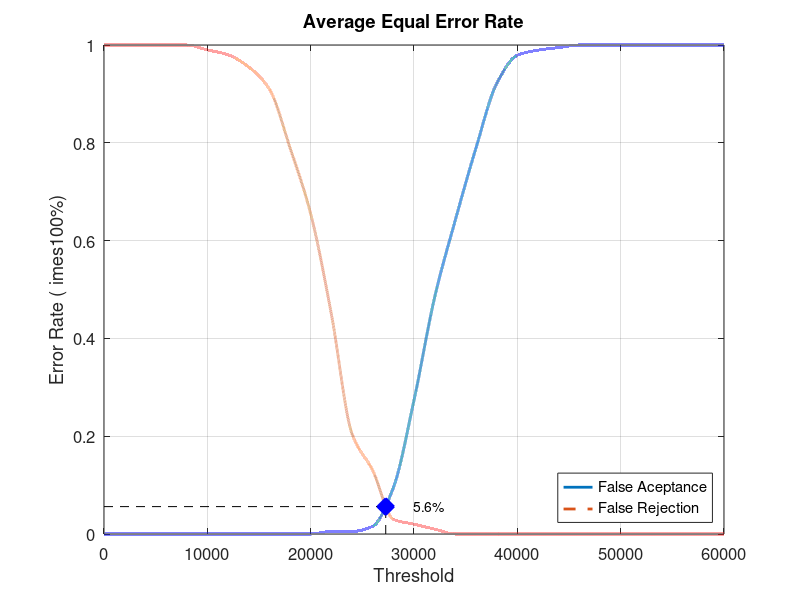
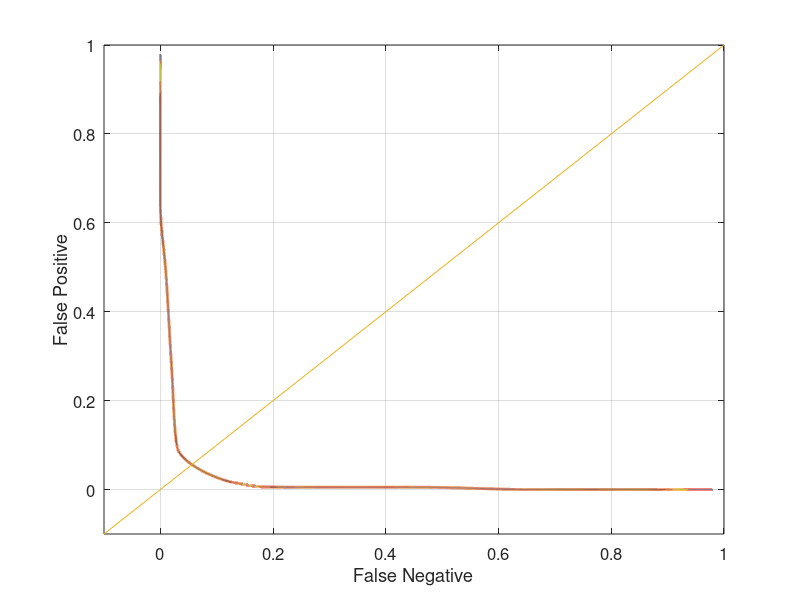

MATLAB code for these plots, in order:
close all;
clear;
clc;
x = 0:2000:60000;
xq = 0:0.5:60000;

y0 = [0 0 0 0 0 0 0 0 0 0 0 0.00526316 0.00526316 0.0157895 0.0947368 0.273684 0.484211 0.642105 0.789474 0.921053 0.978947 0.989474 0.994737 1 1 1 1 1 1 1 1]
yy0 = interp1(x, y0, xq, 'pchip');
y1 = [1 1 1 1 1 0.99 0.98 0.955 0.91 0.79 0.655 0.45 0.205 0.13 0.03 0.02 0.01 0 0 0 0 0 0 0 0 0 0 0 0 0 0]
yy1 = interp1(x, y1, xq, 'pchip');

% Calculating EER: 
y2 = abs(y0 - y1);
find(y2 == min(y2))
yy2 = abs(yy0 - yy1);
xEER = find(yy2 == min(yy2));
xEERIndex = xq(xEER) % X-axis EER
yEER = yy0(xEER) % Y-axis EER

main = figure
plot(xq, yy0,'-','LineWidth', 2);	hold on
plot(xq, yy1,'--','LineWidth', 2);	hold on
plot([xEERIndex xEERIndex], [0 yEER], 'k--');	hold on
plot([0 xEERIndex], [yEER yEER], 'k--');	hold on
plot(xEERIndex, yEER, 'bx', 'LineWidth', 10);	hold on
text(xEERIndex + 10 * xEERIndex / 100, yEER, [num2str(round((10000 * yEER)) / 100) '%'])
legend('False Aceptance', 'False Rejection', 'Location', 'SouthEast')
xlabel('Threshold')
ylabel('Error Rate (	imes100%)')
title('Average Equal Error Rate')
set(gca, 'FontSize', 12)
axis([0 60000 0 1])
grid on

print(main, 'Database5_1Main', '-dpng');
FNRxFPR = figure('Color', [1 1 1]);
plot(yy1, yy0, '-', yy1, yy0, 'LineWidth', 2);
hold on
y = -0.1:0.1:1
plot(y, y); 
set(gca, 'FontSize', 12)
xlabel('False Negative')
ylabel('False Positive')
axis([-0.1 1 -0.1 1])
set(gca, 'FontSize', 12)
grid on

print(FNRxFPR, 'Database5_1FNRxFPR','-dpng');
